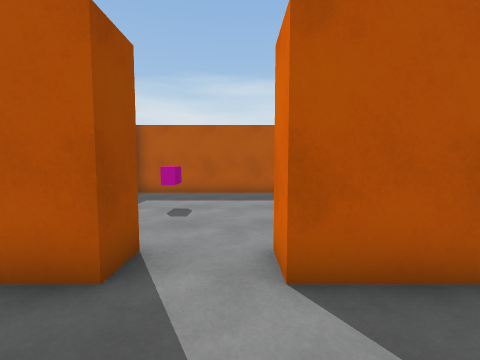
View 1 (above)

17 first-person views from a walk through a 3-D level made in the Unity game engine. The camera is 1.3 m above the floor, tilts 4° down and sees 90° across. The floor is counted in squares, 1 m on a side. Each view is taken from the middle of a square. On the plan, view 1 faces up. The plan holds only what a view shows up to about 12 squares ahead; the rest is blank. The player is left out. Surface patterns are stand-ins for the level's own textures.

View 2
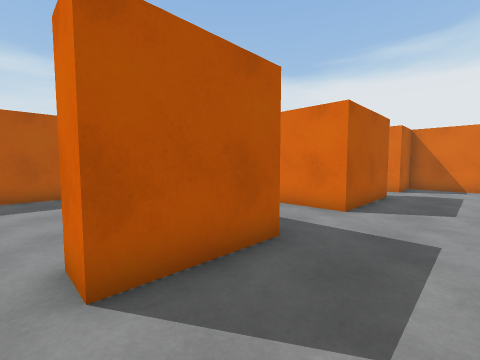

View 3
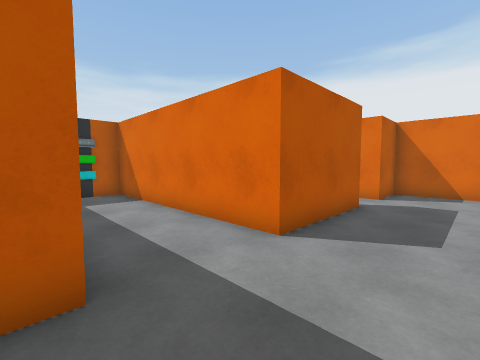

View 4
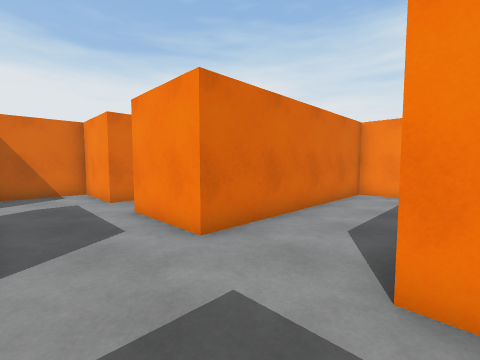

View 5
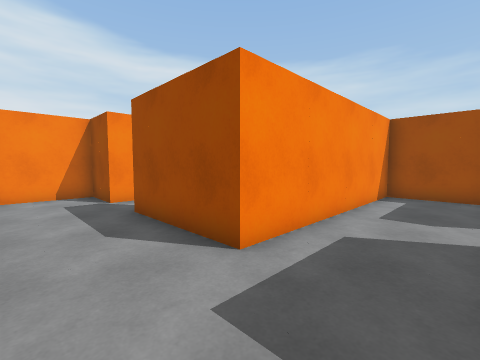

View 6
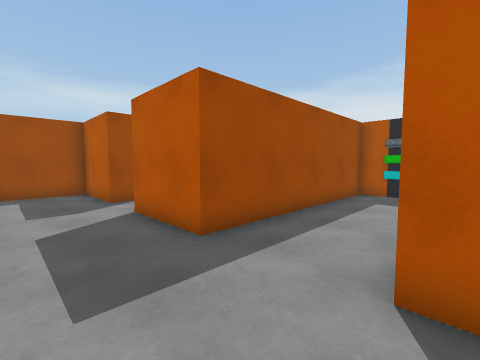

View 7
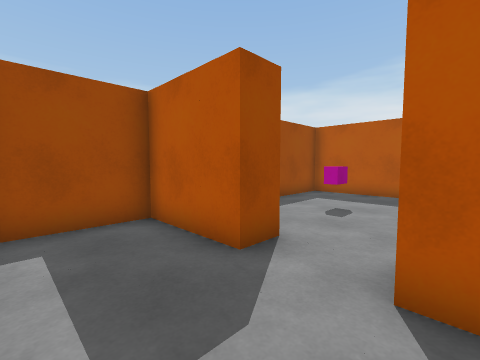

View 8
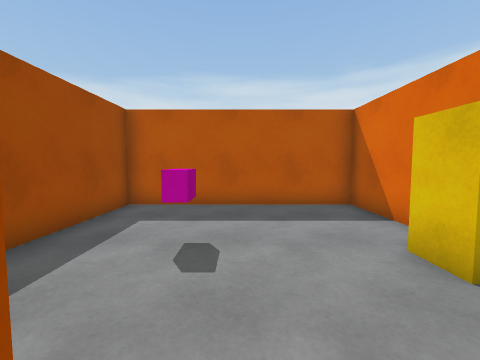

View 9
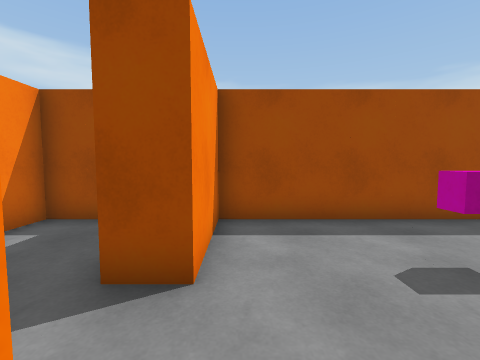

View 10
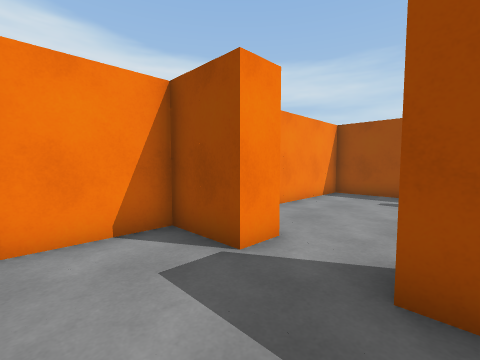

View 11
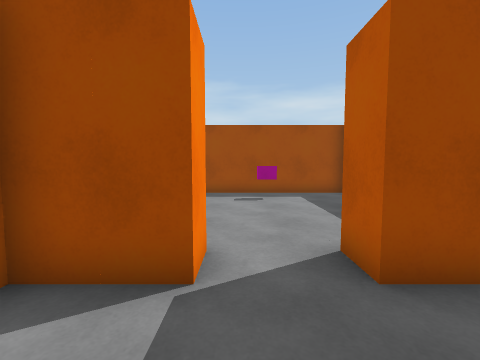

View 12
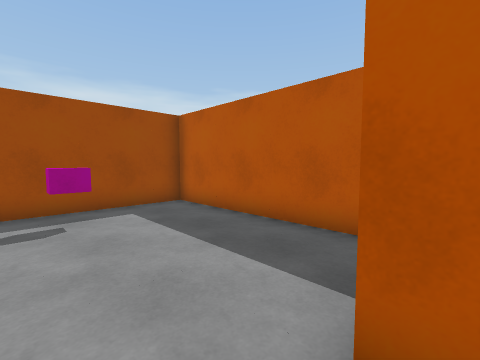

View 13
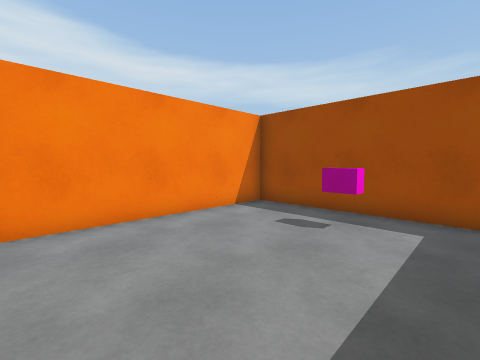

View 14
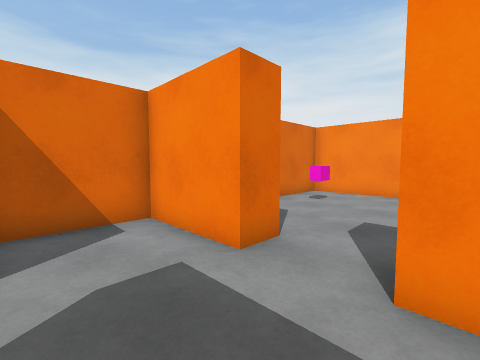

View 15
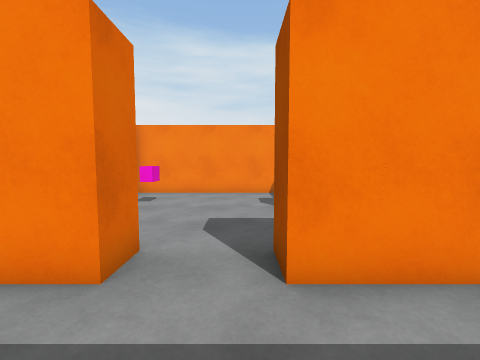

View 16
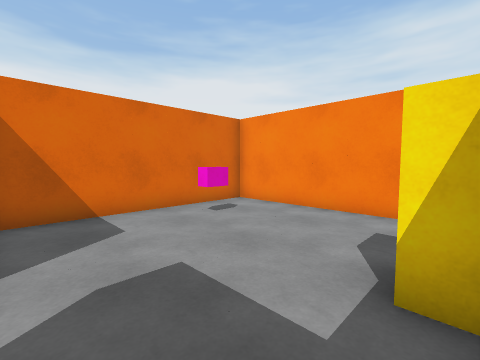

View 17
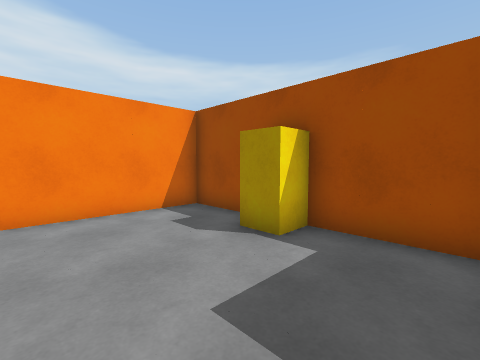

### Floor plan
Points are (right, up) in squares from view 1. A wall is a line through its corners. A room is listed if a view was taken in it or the views show most of it. See-through windows are left out.
Room 1 (views 1, 2, 3, 4, 5, 6, 7, 8, 10, 11, 14, 15)
walls: (10.6, 2.5) (6.5, 2.5) (6.5, 10.5) (3.5, 10.5) (3.5, 2.5) (0.5, 2.5) (0.5, 3.5); (11.5, -0.5) (14.5, -0.5) (14.5, 2.5) (12.5, 2.5) (12.5, 3.2); (-1.5, 3.5) (-1.5, 2.5) (-4.5, 2.5) (-4.5, -0.5) (3.5, -0.5) (3.5, -4.5); (3.5, -6.5) (3.5, -8.5) (6.5, -8.5) (6.5, -0.5) (9.5, -0.5)
ways out: opening at (-0.5, 3) to room 2; opening at (3, -5.5) to room 3; opening at (10.5, -1) to room 4; opening at (11.5, 3)
Room 2 (view 9)
walls: (2.5, 7.9) (2.5, 10.5) (-4.5, 10.5) (-4.5, 3.5) (-1.5, 3.5)
ways out: opening at (-0.5, 3) to room 1
objects: pink block (-2, 7); other object (2, 6)
Room 3 (views 12, 13)
walls: (2.4, -6.5) (3.5, -6.5); (1.6, -1.5) (-4.5, -1.5) (-4.5, -8.5) (2.1, -8.5); (3.5, -4.5) (2.5, -4.5)
ways out: opening at (3, -5.5) to room 1
objects: pink block (-3, -5)
Room 4 (views 16, 17)
walls: (11.5, -1.6) (11.5, -0.5); (7.5, -6.5) (7.5, -8.5) (14.5, -8.5) (14.5, -1.9); (7.5, -1.9) (7.5, -4.5); (9.5, -0.5) (9.5, -1.5)
ways out: opening at (10.5, -1) to room 1
objects: other object (8, -5); pink block (13, -6)

Positions as (right, up) in squares from view 1, and headings:
1: (0, 0), facing up
2: (0, 0), facing up-right
3: (3, 0), facing up-right
4: (3, 2), facing down-right
5: (6, 2), facing down-left
6: (7, 0), facing up-left
7: (1, 0), facing up-left
8: (-1, 3), facing up
9: (1, 4), facing left
10: (6, -4), facing down-left
11: (6, -6), facing left
12: (3, -6), facing up-left
13: (2, -3), facing down-left
14: (9, 2), facing down-right
15: (10, 2), facing down
16: (8, -2), facing down-right
17: (12, -2), facing down-left
